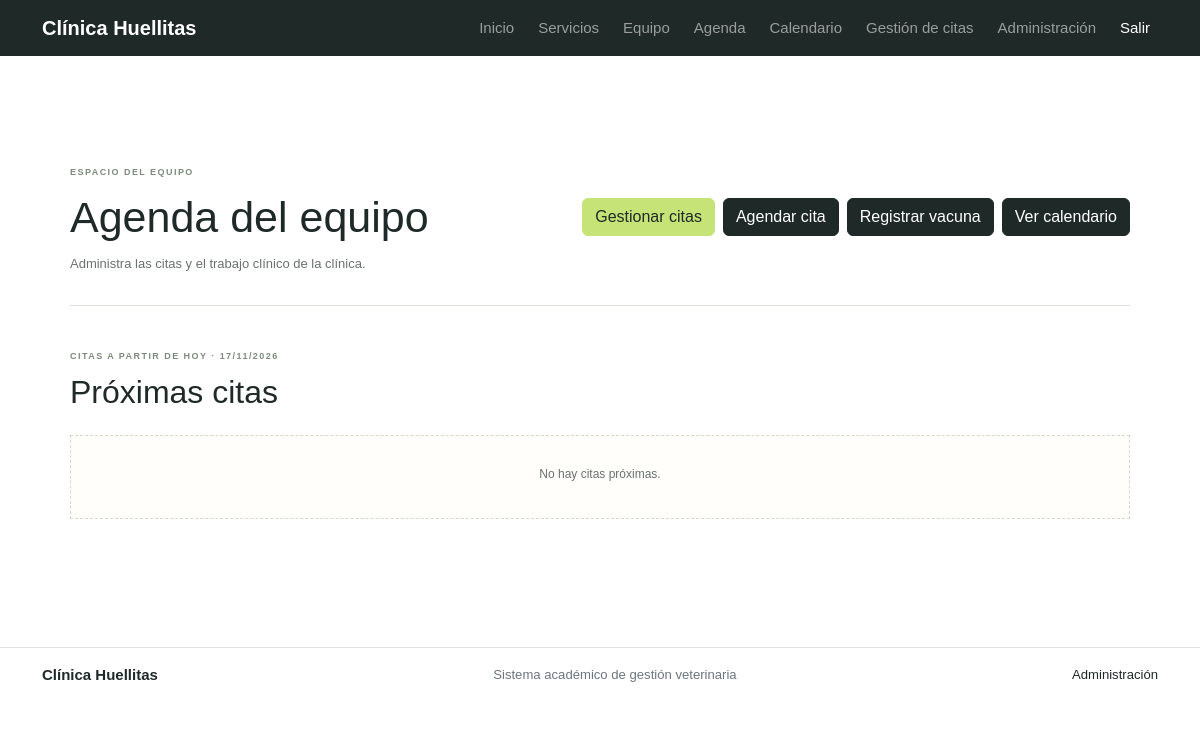
Before: /personal/ (signed in) with the older database file.
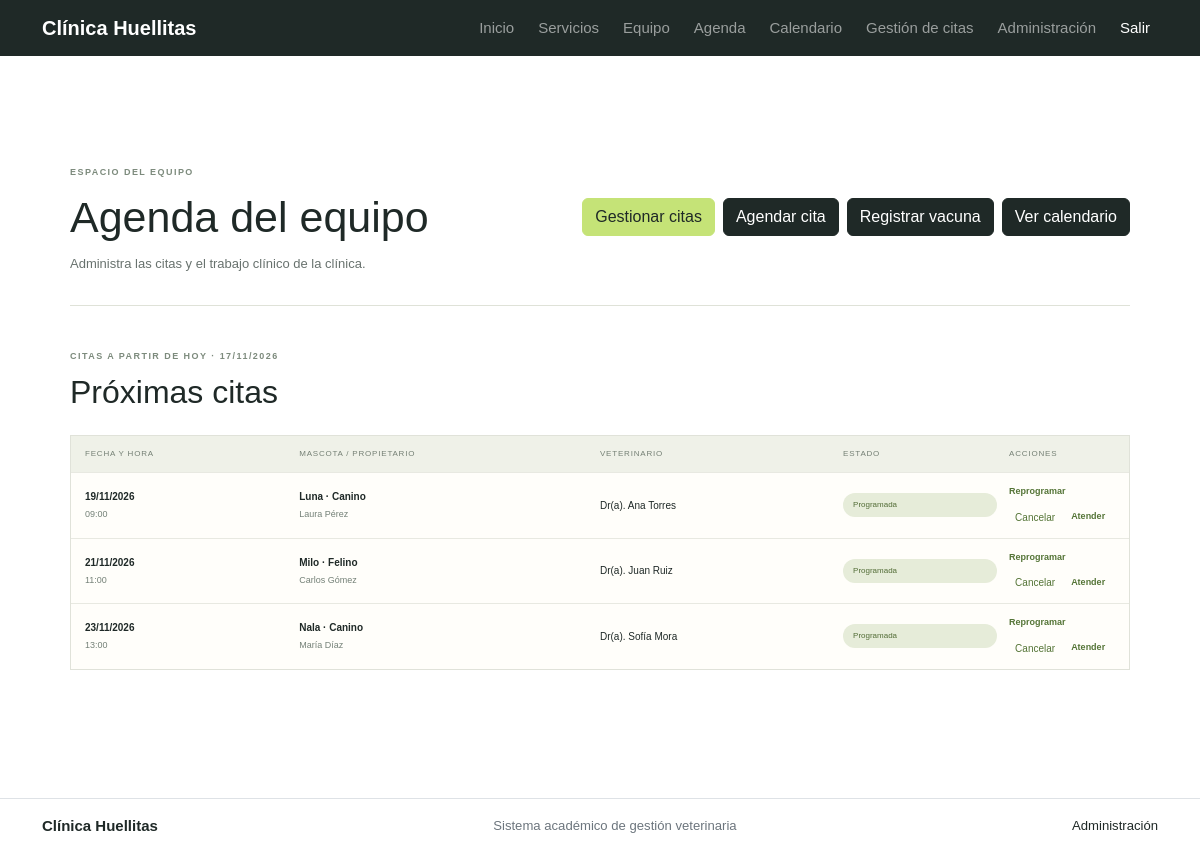
After: the same page with the newer database file.
### apps/citas/models.py (models this page shows, shortened)
class Cita(models.Model):
    class Estado(models.TextChoices):
        PROGRAMADA = 'PROGRAMADA', 'Programada'
        ATENDIDA = 'ATENDIDA', 'Atendida'
        CANCELADA = 'CANCELADA', 'Cancelada'
    cita_id = models.BigAutoField(
        primary_key=True,
        db_column='pk_cita_id',
    )
    mascota = models.ForeignKey(
        'mascotas.Mascota',
        on_delete=models.PROTECT,
        related_name='citas',
        db_column='fk_mascota_id',
    )
    veterinario = models.ForeignKey(
        'veterinarios.Veterinario',
        on_delete=models.PROTECT,
        related_name='citas',
        db_column='fk_veterinario_id',
    )
    fecha_hora = models.DateTimeField()
    motivo = models.CharField(max_length=180)
    estado = models.CharField(
        max_length=12,
        choices=Estado.choices,
        default=Estado.PROGRAMADA,
    )
    notas = models.TextField(blank=True)
    class Meta:
        db_table = 'tbl_cita'
        ordering = ['-fecha_hora']
        verbose_name = 'cita'
        verbose_name_plural = 'citas'

### apps/mascotas/models.py (models this page shows, shortened)
class Mascota(models.Model):
    mascota_id = models.BigAutoField(primary_key=True, db_column='pk_mascota_id')
    propietario = models.ForeignKey('propietarios_core.Propietario', on_delete=models.PROTECT, related_name='mascotas', db_column='fk_propietario_id')
    nombre = models.CharField(max_length=80)
    especie = models.CharField(max_length=40)
    raza = models.CharField(max_length=60, blank=True)
    sexo = models.CharField(max_length=10, choices=[('M', 'Macho'), ('H', 'Hembra')])
    fecha_nacimiento = models.DateField(null=True, blank=True)
    peso_kg = models.DecimalField(max_digits=6, decimal_places=2, null=True, blank=True)
    activo = models.BooleanField(default=True)
    class Meta:
        db_table = 'tbl_mascota'
        ordering = ['nombre']
        verbose_name = 'mascota'
        verbose_name_plural = 'mascotas'

### apps/propietarios_core/models.py (models this page shows, shortened)
class Propietario(models.Model):
    propietario_id = models.BigAutoField(primary_key=True, db_column='pk_propietario_id')
    usuario = models.OneToOneField('auth.User', on_delete=models.SET_NULL, null=True, blank=True, related_name='perfil_propietario', db_column='fk_usuario_id')
    nombres = models.CharField(max_length=80)
    apellidos = models.CharField(max_length=80)
    documento = models.CharField(max_length=20, unique=True)
    telefono = models.CharField(max_length=20)
    correo = models.EmailField(blank=True)
    direccion = models.CharField(max_length=160)
    class Meta:
        db_table = 'tbl_propietario'
        ordering = ['apellidos', 'nombres']
        verbose_name = 'propietario'
        verbose_name_plural = 'propietarios'

### apps/veterinarios/models.py (models this page shows)
class Veterinario(models.Model):
    veterinario_id = models.BigAutoField(primary_key=True, db_column='pk_veterinario_id')
    usuario = models.OneToOneField('auth.User', on_delete=models.SET_NULL, null=True, blank=True, related_name='perfil_veterinario', db_column='fk_usuario_id')
    nombres = models.CharField(max_length=80)
    apellidos = models.CharField(max_length=80)
    documento = models.CharField(max_length=20, unique=True)
    tarjeta_profesional = models.CharField(max_length=40, unique=True)
    telefono = models.CharField(max_length=20)
    correo = models.EmailField(unique=True)
    especialidad = models.CharField(max_length=80)
    activo = models.BooleanField(default=True)
    class Meta:
        db_table = 'tbl_veterinario'
        ordering = ['apellidos', 'nombres']
        verbose_name = 'veterinario'
        verbose_name_plural = 'veterinarios'
    def __str__(self):
        return f'Dr(a). {self.nombres} {self.apellidos}'

### config/views.py (the view)
# urls.py: path('personal/', views.agenda_personal, name='agenda_personal'),
@login_required
def agenda_personal(request):
    requiere_personal(request.user)
    hoy = timezone.localdate()
    citas = Cita.objects.filter(
        fecha_hora__date__gte=hoy,
    ).exclude(
        estado=Cita.Estado.CANCELADA,
    ).select_related(
        'mascota', 'mascota__propietario', 'veterinario',
    ).order_by('fecha_hora')
    es_veterinario = pertenece_rol(request.user, 'Veterinario')
    es_admin = es_administrador(request.user)
    if es_veterinario and not es_admin:
        veterinario = veterinario_asignado(request.user)
        if veterinario:
            citas = citas.filter(veterinario=veterinario)
        else:
            citas = citas.none()
    datos = {
        'citas': citas[:60],
        'hoy': hoy,
        'es_admin': es_admin,
        'es_recepcionista': pertenece_rol(request.user, 'Recepcionista') and not es_admin,
        'es_veterinario': es_veterinario and not es_admin,
        'perfil_veterinario': veterinario_asignado(request.user) if es_veterinario and not es_admin else True,
    }
    return render(request, 'portal/agenda_personal.html', datos)

### config/context_processors.py (called while the page is built)
def portal_roles(request):
    user = request.user
    if not user.is_authenticated:
        return {'portal_es_personal': False}
    return {
        'portal_es_personal': user.is_staff or user.is_superuser or user.groups.filter(name__in=['Recepcionista', 'Veterinario']).exists(),
    }

### config/views.py (called while the page is built)
def es_administrador(usuario):
    return usuario.is_authenticated and (usuario.is_staff or usuario.is_superuser)

def pertenece_rol(usuario, rol):
    return usuario.groups.filter(name=rol).exists()

def requiere_personal(usuario, rol=None):
    if es_administrador(usuario):
        return
    if rol and pertenece_rol(usuario, rol):
        return
    if rol is None and es_personal(usuario):
        return
    raise PermissionDenied

### templates/portal/agenda_personal.html (shortened to what this page needs)
{% extends 'base.html' %}
{% block content %}
<section class="dashboard-page">
  <div class="dashboard-welcome">
    <div>
      <span class="portal-eyebrow">ESPACIO DEL EQUIPO</span>
      <h1>{% if es_recepcionista %}Agenda de recepción{% elif es_veterinario %}Agenda veterinaria{% else %}Agenda del equipo{% endif %}</h1>
      <p>{% if es_recepcionista %}Programa y administra las citas de la clínica.{% elif es_veterinario %}Atiende las citas asignadas y actualiza las historias clínicas.{% else %}Administra las citas y el trabajo clínico de la clínica.{% endif %}</p>
    </div>
    <div class="staff-actions">
      {% if es_admin or es_recepcionista or es_veterinario %}<a class="btn btn-success" href="{% url 'citas:lista' %}">{% if es_veterinario %}Mis citas{% else %}Gestionar citas{% endif %}</a>{% endif %}
      {% if es_admin or es_recepcionista %}<a class="btn btn-primary" href="{% url 'nueva_cita_personal' %}">Agendar cita</a>{% endif %}
      {% if es_admin or es_veterinario %}<a class="btn btn-primary" href="{% url 'registrar_vacuna' %}">Registrar vacuna</a>{% endif %}
      <a class="btn btn-primary" href="{% url 'calendario_personal' %}">Ver calendario</a>
    </div>
  </div>
  <section class="portal-section">
    <div class="portal-section-title">
      <div><span class="portal-eyebrow">CITAS A PARTIR DE HOY · {{ hoy|date:'d/m/Y' }}</span><h2>Próximas citas</h2></div>
    </div>
    {% if citas %}
      <div class="staff-table">
        <div class="staff-table-head"><span>FECHA Y HORA</span><span>MASCOTA / PROPIETARIO</span><span>VETERINARIO</span><span>ESTADO</span><span>ACCIONES</span></div>
        {% for cita in citas %}
          <div class="staff-table-row">
            <span><b>{{ cita.fecha_hora|date:'d/m/Y' }}</b><small>{{ cita.fecha_hora|date:'H:i' }}</small></span>
            <span><b>{{ cita.mascota.nombre }} · {{ cita.mascota.especie }}</b><small>{{ cita.mascota.propietario.nombres }} {{ cita.mascota.propietario.apellidos }}</small></span>
            <span>{{ cita.veterinario }}</span>
            <span class="status-pill status-{{ cita.estado|lower }}">{{ cita.get_estado_display }}</span>
            <div class="staff-row-actions">
              {% if cita.estado == 'PROGRAMADA' %}
                {% if es_admin or es_recepcionista %}
                  <a class="table-action" href="{% url 'reprogramar_cita' cita.cita_id %}">Reprogramar</a>
                  <form method="post" action="{% url 'cancelar_cita' cita.cita_id %}">{% csrf_token %}<button class="table-action cancel-action" type="submit">Cancelar</button></form>
                {% endif %}
                {% if es_admin or es_veterinario %}<a class="table-action" href="{% url 'atender_cita' cita.cita_id %}">Atender</a>{% endif %}
              {% endif %}
            </div>
          </div>
        {% endfor %}
      </div>
    {% else %}
      <div class="empty-state"><p>No hay citas próximas.</p></div>
    {% endif %}
  </section>
</section>
{% endblock %}

### templates/base.html (shortened to what this page needs)
{% load static %}
<!doctype html>
<html lang="es">
<head>
  <link href="https://cdn.jsdelivr.net/npm/bootstrap@5.3.3/dist/css/bootstrap.min.css" rel="stylesheet">
  <link rel="stylesheet" href="{% static 'site.css' %}">
</head>
<body>
  <nav class="navbar navbar-expand-lg clinic-navbar navbar-dark">
    <div class="container">
      <a class="navbar-brand fw-semibold" href="{% url 'inicio' %}">Clínica Huellitas</a>
      <div class="collapse navbar-collapse" id="menuPrincipal">
        <div class="navbar-nav ms-auto align-items-lg-center gap-lg-2">
          <a class="nav-link" href="{% url 'inicio' %}">Inicio</a>
          <a class="nav-link" href="{% url 'inicio' %}#servicios">Servicios</a>
          <a class="nav-link" href="{% url 'inicio' %}#equipo">Equipo</a>
          {% if user.is_authenticated %}
            {% if portal_es_personal %}
              <a class="nav-link" href="{% url 'agenda_personal' %}">Agenda</a>
              <a class="nav-link" href="{% url 'calendario_personal' %}">Calendario</a>
            {% else %}
              <a class="nav-link" href="{% url 'mi_cuenta' %}">Mi cuenta</a>
              <a class="nav-link" href="{% url 'calendario' %}">Calendario</a>
            {% endif %}
            {% if perms.citas.view_cita %}<a class="nav-link" href="{% url 'citas:lista' %}">Gestión de citas</a>{% endif %}
            {% if user.is_staff %}<a class="nav-link" href="{% url 'admin:index' %}">Administración</a>{% endif %}
            <form method="post" action="{% url 'cerrar_sesion' %}" class="m-0">
              <button class="nav-link btn btn-link text-white text-decoration-none" type="submit">Salir</button>
            </form>
          {% else %}
            <a class="nav-link" href="{% url 'ingresar' %}">Ingresar</a>
            <a class="btn btn-sm btn-clinic-accent ms-lg-2" href="{% url 'registrar' %}">Crear cuenta</a>
          {% endif %}
        </div>
      </div>
    </div>
  </nav>
  <main class="{% block main_class %}container py-4 py-md-5{% endblock %}">
    {% block content %}{% endblock %}
  </main>
  <footer class="clinic-footer border-top bg-white">
    <div class="container py-3 d-flex flex-wrap align-items-center justify-content-between gap-2">
      <a class="navbar-brand fw-semibold m-0" href="{% url 'inicio' %}">Clínica Huellitas</a>
      <span class="small text-secondary">Sistema académico de gestión veterinaria</span>
      {% if user.is_staff %}<a class="small" href="{% url 'admin:index' %}">Administración</a>{% endif %}
    </div>
  </footer>
</body>
</html>

### static/site.css (style rules this page uses)
:root { --ink:#1f2927; --muted:#68726e; --green:#c5e377; --green-dark:#a6ca54; --cream:#f8f7f0; --paper:#fffefa; --line:#dfe2d8; --teal:#244840; --lilac:#e8e1f4; --yellow:#f7e7a9; --blue:#dcecf0; --heading:'Manrope',sans-serif; --body:'DM Sans',sans-serif }
* { box-sizing:border-box }
html { scroll-behavior:smooth }
body { margin:0; background:var(--paper); color:var(--ink); font-family:var(--body); font-size:15px; -webkit-font-smoothing:antialiased }
a { color:inherit; text-decoration:none }
.portal-eyebrow { font-size:9px; font-weight:700; letter-spacing:1.45px; color:#7d8b7d }
.muted,.page-heading>p,.dashboard-welcome>div>p { color:#68726e; line-height:1.7; font-size:13px }
.dashboard-page { max-width:1120px; margin:0 auto; padding:55px 28px 80px }
.dashboard-welcome { display:flex; align-items:center; justify-content:space-between; gap:20px; padding-bottom:30px; border-bottom:1px solid #dfe2d8 }
.dashboard-welcome h1 { margin:10px 0; font-size:43px }
.dashboard-welcome>div>p { margin:0 }
.portal-section { margin-top:37px }
.portal-section-title { display:flex; align-items:end; justify-content:space-between; margin-bottom:16px }
.portal-section-title h2 { margin-top:7px }
.status-pill { white-space:nowrap; border-radius:20px; padding:6px 10px; font-size:8px; background:#e6ecd9; color:#526c36 }
.staff-actions { display:flex; gap:8px; flex-wrap:wrap }
.staff-table { border:1px solid #e0e2d9; background:#fffefa }
.staff-table-head,.staff-table-row { display:grid; grid-template-columns:1.05fr 1.5fr 1.2fr .8fr .55fr; gap:12px; align-items:center; padding:12px 14px }
.staff-table-head { background:#eff1e8; color:#758075; font-size:8px; letter-spacing:.8px }
.staff-table-row { border-top:1px solid #e8e9e1; font-size:10px }
.staff-table-row>span>b,.staff-table-row>span>small { display:block }
.staff-table-row>span>small { color:#748077; font-size:9px; margin-top:4px }
.table-action { font-size:9px; font-weight:700; color:#547436 }
.staff-actions { justify-content:flex-end }
body { color: #1f2927; }
.clinic-navbar { background-color: #17324d; }
:root { --clinic-dark: #1f2927; --clinic-green: #c5e377; --clinic-paper: #ffffff; --clinic-muted: #68726e; --bs-primary: var(--clinic-dark); --bs-primary-rgb: 31, 41, 39; --bs-success: var(--clinic-green); --bs-success-rgb: 197, 227, 119; --bs-body-bg: var(--clinic-paper); --bs-body-color: var(--clinic-dark); --bs-link-color: #425e32; }
body, .portal-body { color: var(--clinic-dark); background: var(--clinic-paper); }
.clinic-navbar { background-color: var(--clinic-dark); }
.btn-success, .btn-clinic-accent { color: var(--clinic-dark); background-color: var(--clinic-green); border-color: var(--clinic-green); }
.btn-primary { color: #ffffff; background-color: var(--clinic-dark); border-color: var(--clinic-dark); }
.team-card, .service-card, .pet-card, .form-panel, .staff-table, .empty-state { border-radius: 0; box-shadow: none; }
.staff-row-actions { display:flex;align-items:center;gap:10px;flex-wrap:wrap }
.staff-row-actions form { margin:0 }
.cancel-action { border:0;background:transparent;font:inherit;cursor:pointer }

Changed rows visible on the page:
added Cita: fecha_hora "19/11/2026", fecha_hora "09:00", mascota.nombre "Luna", mascota.especie "Canino", mascota.propietario.nombres "Laura", mascota.propietario.apellidos "Pérez", veterinario "Dr(a). Ana Torres", estado "Programada", shows "Reprogramar", shows "Atender"
added Cita: fecha_hora "21/11/2026", fecha_hora "11:00", mascota.nombre "Milo", mascota.especie "Felino", mascota.propietario.nombres "Carlos", mascota.propietario.apellidos "Gómez", veterinario "Dr(a). Juan Ruiz", estado "Programada", shows "Reprogramar", shows "Atender"
added Cita: fecha_hora "23/11/2026", fecha_hora "13:00", mascota.nombre "Nala", mascota.especie "Canino", mascota.propietario.nombres "María", mascota.propietario.apellidos "Díaz", veterinario "Dr(a). Sofía Mora", estado "Programada", shows "Reprogramar", shows "Atender"
Other visible differences:
text no longer shown: "No hay citas próximas."
text now shown: "FECHA Y HORA MASCOTA / PROPIETARIO VETERINARIO ESTADO ACCIONES"
